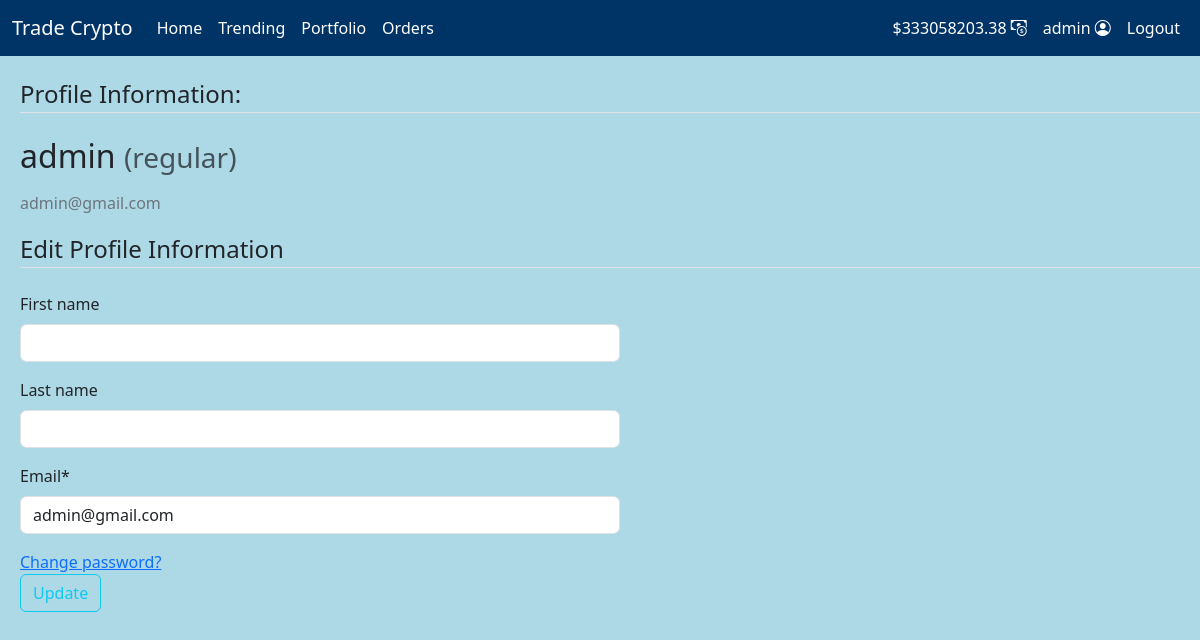
The page /profile/admin (signed in) on the database its author committed.
### users/models.py (models this page shows, shortened)
class CustomUser(AbstractUser):
    STATUS = {
        ('regular','regular'),
        ('moderator','moderator')
    }
    email = models.EmailField(unique=True)
    status = models.CharField(max_length=100,choices=STATUS, default='regular')
    balance = models.DecimalField(decimal_places=2,max_digits=15,default=10000)

### users/views.py (the view, shortened to what this page needs)
# urls.py: path('profile/<username>',views.profile,name="profile"),
def profile(request,username):
    user = get_user_model().objects.filter(username=username).first()
    if user:
        form = UserUpdateForm(instance=user)
        return render(request,"users/profile.html",{"form":form})
    return redirect()

### users/forms.py
class UserUpdateForm(forms.ModelForm):
    email = forms.EmailField()
    class Meta:
        model = get_user_model()
        fields = ['first_name','last_name','email']

### users/templates/users/profile.html (shortened to what this page needs)
{% extends 'app1/layout.html' %}
{% load crispy_forms_tags %}
{% block body %}
<div class="content-section col-lg-12 col-md-12 col-sm-12 tutorial-style" style="min-height:65vh; margin:20px 20px">
    <legend class="border-bottom mb-4">Profile Information:</legend>
    <form method="POST" enctype="multipart/form-data">
        <div class="media">
            <div class="media-body">
                <h2 class="account-heading">{{ form.instance.username }}
                    <small class="text-muted">({{ form.instance.status }})</small>
                </h2>
                <p class="text-secondary">{{ form.instance.email }}</p>
            </div>
        </div>
        {% if user.username == form.instance.username %}
            <fieldset class="form-group">
                <legend class="border-bottom mb-4">Edit Profile Information</legend>
                <div class="form-row">
                    <div class="form-group col-md-6 mb-0">
                        {{ form.first_name|as_crispy_field }}
                    </div>
                    <div class="form-group col-md-6 mb-0">
                        {{ form.last_name|as_crispy_field }}
                    </div>
                    <div class="form-group col-md-6 mb-0">
                        {{ form.email|as_crispy_field }}
                    </div>
                </div>
                <a href="{% url 'password_change' %}">Change password?</a>
            </fieldset>
            <div class="form-group">
                <button class="btn btn-outline-info" type="submit">Update</button>
            </div>
        {% endif %}
    </form>
</div>
{% endblock %}

### app1/templates/app1/includes/navbar.html (shortened to what this page needs)
<nav style="background-color:#003366" class="navbar navbar-expand-sm navbar-dark">
  <div class="container-fluid">
      <a class="navbar-brand" href="#">Trade Crypto</a>
      <div class="collapse navbar-collapse" id="navbarNav">
        <ul class="navbar-nav">
          <li class="nav-item">
            <a class="nav-link active" aria-current="page" href="{% url 'index' %}">Home</a>
          </li>
          <li class="nav-item">
            <a class="nav-link active" aria-current="page" href="{% url 'viewtrending' %}">Trending</a>
          </li>
          {% if user.is_authenticated %}
          <li class="nav-item">
            <a class="nav-link active" href="{% url 'portfolio' %}">Portfolio</a>
          </li>
          <li class="nav-item">
            <a class="nav-link active" href="{% url 'orders' %}">Orders</a>
          </li>
          {%endif%}
        </ul>
        <ul class="navbar-nav ms-auto">
          {% if user.is_authenticated %}
          <li class="nav-item">
            <a class="nav-link active" href="{% url 'funds' %}" > <span id="navbar-balance">${{user.balance}} </span><i class="bi bi-cash-coin"></i></a>
          </li>
          <li class="nav-item">
            <a class="nav-link active" href="{% url 'profile' user.username %}"> {{user.username}} <i class="bi bi-person-circle"></i></a>
          </li>
          {% endif %}
          {% if user.is_authenticated %}
            <li class="nav-item">
                <a class="nav-link active" href="{% url 'logout' %}">Logout</a>
            </li>
          {% endif %}
        </ul>
      </div>
    </div>
</nav>

### app1/static/app1/styles.css (style rules this page uses)
* { margin: 0; padding: 0; box-sizing: border-box; }
body { background-color: lightblue; }

### rows shown on the page
CustomUser: balance "333058203.38", username "admin", instance.username "admin", instance.status "regular", instance.email "admin@gmail.com", email "admin@gmail.com"
